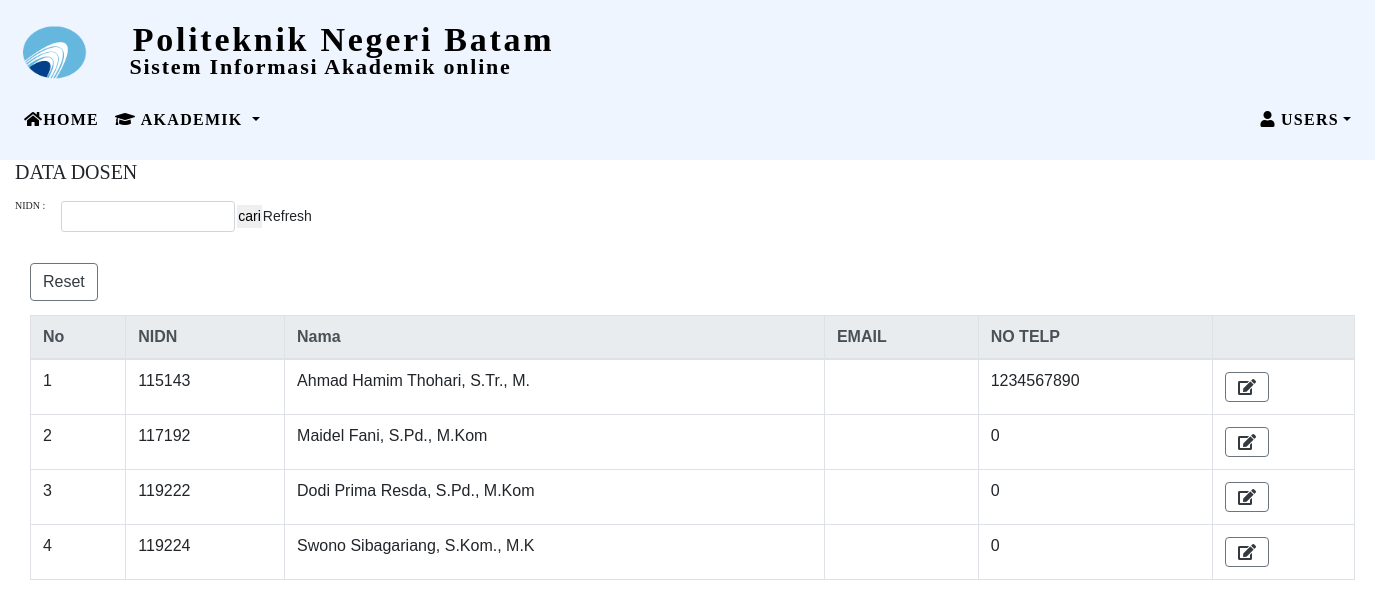
Page /SID/user/data_dosen.php (signed in) on the committed database.
### tables this page shows
CREATE TABLE `dosen` (
  `nidn` bigint(50) NOT NULL,
  `nama` varchar(30) NOT NULL,
  `email` varchar(50) NOT NULL,
  `notelp` bigint(50) NOT NULL,
  `role` varchar(30) NOT NULL
);

### SID/user/data_dosen.php (the view, shortened to what this page needs)
<head>
    <link rel="stylesheet" href="https://maxcdn.bootstrapcdn.com/bootstrap/4.5.2/css/bootstrap.min.css">
    <link rel="stylesheet" href="stylecss.css">
    <link rel="stylesheet" href="https://use.fontawesome.com/releases/v5.7.0/css/all.css">
</head>
<body>
    <navbar>
        <div class="navbar nav navbar-fixed-top navbar-inverse">
            <h0 class="header_title">Politeknik Negeri Batam</h0>
            <h5 class="header_body">Sistem Informasi Akademik online</h5>
            <img width="100px" height="100px" alt="" class="header_icon" src="logo.png">
        </div>
    </navbar>
    <nav class="navbar navbar-expand-sm">
        <ul class="navbar-nav">
            <li class="nav-item">
                <a class="nav-link" href="dash.php"><span class="fas fa-home"></span>HOME</a>
            </li>
            <li class="nav-item dropdown">
                <a class="nav-link dropdown-toggle" href="#" id="navbardrop" data-toggle="dropdown"><span class="fas fa-graduation-cap"></span>
                    AKADEMIK
                </a>
            </li>
        </ul>
        <div class="collapse navbar-collapse justify-content-end" id="navbarNavDropdown">
            <ul class="navbar-nav">
                <li class="nav-item dropdown">
                    <a class="nav-link dropdown-toggle" href="#" id="navbardrop" data-toggle="dropdown"><span class="fas fa-user"></span> USERS</a>
                </li>
            </ul>
        </div>
    </nav>
    <div class="container-fluid">
        <h5>DATA DOSEN</h5>
        <div class="container-fluid">
            <div class="row">
                <h6>NIDN :</h6>
                <div class="col">
                    <form class="form-inline" action="data_dosen.php" method="GET">
                        <input type="text" class="form-control form-control-sm" placeholder=" " name="cari">
                        <input type="submit" value="cari">
                        <a href="data_dosen.php">Refresh</a>
                    </form>
                </div>
            </div>
        </div>
        <div class="container-fluid mt-3">
            <div class="btn-group btn-group-sm">
                <form action="" method="POST">
                    <button type="button" class="btn btn-outline-secondary text-dark">Reset</button>
                </form>
            </div>
        </div>
        <div class="container-fluid">
            <div class="table-responsive">
                <form action="edit_waldos.php" method="POST">
                    <table class="table table-bordered">
                        <thead class="thead-light">
                            <tr>
                                <th>No</th>
                                <th>NIDN</th>
                                <th>Nama</th>
                                <th>EMAIL</th>
                                <th>NO TELP</th>
                                <th></th>
                            </tr>
                        </thead>
                        <tbody>
                            <?php
                            include 'koneksi.php';
                            $no = 1;
                            if (isset($_GET['cari'])) {
                                $cari = $_GET['cari'];
                                $tampeg = mysqli_query($koneksi, "select * from dosen where nidn like '%" . $cari . "%'");
                            } elseif ($_SESSION['inisial']) {
                                $tampeg = mysqli_query($koneksi, "select * from dosen where role='" . $_SESSION['inisial'] . "'");
                            } else {
                                $tampeg = mysqli_query($koneksi, "select * from dosen ");
                            }
                            while ($pecah = mysqli_fetch_array($tampeg)) {
                            ?>
                                <tr>
                                    <td><?php echo $no++;  ?></td>
                                    <td><?php echo $pecah['nidn']; ?></td>
                                    <td><?php echo $pecah['nama']; ?></td>
                                    <td><?php echo $pecah['email']; ?></td>
                                    <td><?php echo $pecah['notelp']; ?></td>
                                    <td><a href="edit_dosen.php?nidn=<?php echo $pecah['nidn']; ?>" class="btn btn-outline-secondary text-dark"><span class="fas fa-edit"></span></a>
                                    </td>
                                </tr>
                            <?php } ?>
                        </tbody>
                    </table>
            </div>
        </div>
</body>

### SID/user/stylecss.css (style rules this page uses)
body { background-color: #ecf3fd; }
*, *::before, *::after { box-sizing: inherit; }
body { background-color: var(--bodyBackgroundColor); font-family: var(--bodyFontFamily), var(--bodyFontFamilyFallback); font-size: var(--bodyFontSize); font-weight: var(--bodyFontWeight); line-height: var(--bodyLineHeight); margin: 0; min-block-size: 100vh; }
a { color: var(--anchorColor); text-decoration: none; transition: color 0.3s; }
input { appearance: none; border: black; font: inherit; margin: 1; outline: black; padding: 1; }
input[type='submit'] { cursor: pointer; }
.navbar { background-color: #EFF5FF; font-family: Montserrat; font-style: normal; font-weight: 800; font-size: 16px; line-height: 30px; text-align: center; letter-spacing: 0.08em; color: #000; width: 1375px; height: 80px; }
.header_title { width: 655px; height: 38px; font-family: Montserrat; font-style: normal; font-weight: 800; font-size: 34px; line-height: 37px; text-align: center; letter-spacing: 0.08em; color: #000; }
.header_body { position: absolute; width: 717px; height: 28px; left: -38px; top: 48px; font-family: Montserrat; font-style: normal; font-weight: bold; font-size: 22px; line-height: 37px; text-align: center; letter-spacing: 0.08em; color: #000; }
.header_icon { position: absolute; width: 67px; height: 55px; left: 20px; top: 25px; }
h5 { font-family: Montserrat; font-style: bold; }
h6 { font-family: Montserrat; font-size: 10px; left:30px }

### rows in the picture
dosen: nidn "115143", nama "Ahmad Hamim Thohari, S.Tr., M.", notelp "1234567890"
dosen: nidn "117192", nama "Maidel Fani, S.Pd., M.Kom", notelp "0"
dosen: nidn "119222", nama "Dodi Prima Resda, S.Pd., M.Kom", notelp "0"
dosen: nidn "119224", nama "Swono Sibagariang, S.Kom., M.K", notelp "0"
